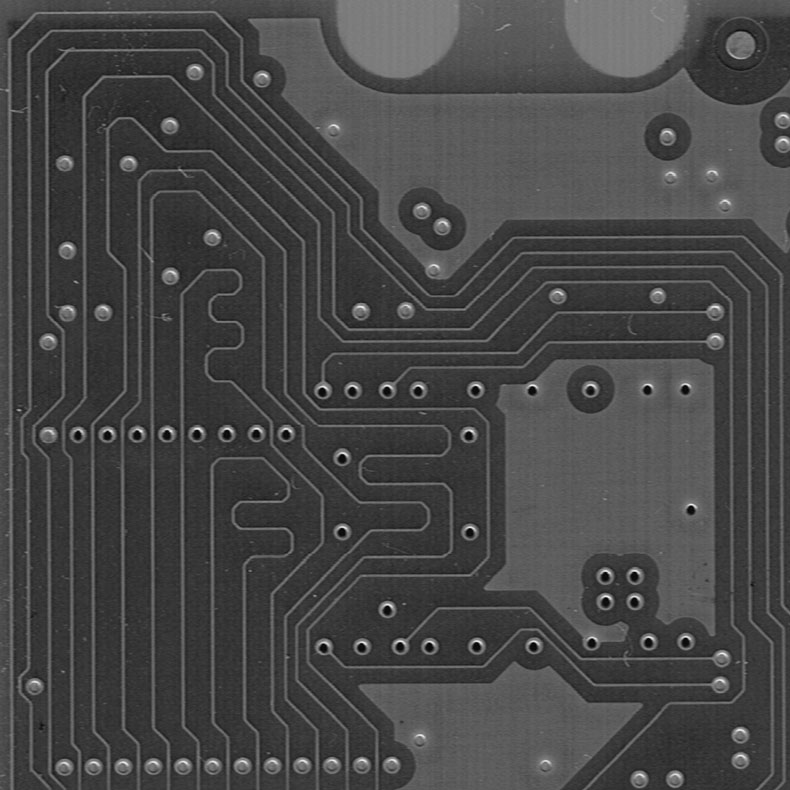
#> input picture Aulas/Aula 7.2/Image/pcbCropped.png, 790 x 790 px, found by its file name; the run also reads 1 picture not shown here
$ jupyter execute 'Aula 8.ipynb'
#> lines starting #> are read from the running program, lines starting #| are printed output that depends on the picture; pictures that were not available may be replaced by others from this repository, and a replacement may not be noted
# PDIE8 - Processamento Digital de Imagem

##### Repositorio dos Códigos feitos em aula da Disciplina

#### Feito por: Vinicius de Souza Santos
#### Lecionado por: Murilo Varges

## Aula 7.2 - 12/09 - Desafios Introdução PDI

### Atividades - Combining Images

* Objetivo: Implementar códigos que utilizam operações básicas combinando duas imagens.

    * Verificação de defeitos em placas: Basicamente realizando uma operação de subtração entre uma imagem de uma placa sem defeito com uma placa com defeito é possivel encontrar defeitos no processo de fabricação:

     * https://web.stanford.edu/class/ee368/Handouts/Lectures/Examples/3-Combining-Images/Defect_Detection/

* Detecção de movimento: A partir de um vídeo, ao realizar a subtração do fundo da cena sem nenhuma pessoa é possível detectar movimentos:

    * https://web.stanford.edu/class/ee368/Handouts/Lectures/Examples/3-Combining-Images/Background_Subtraction/

### Verificação de defeitos em placas: Basicamente realizando uma operação de subtração entre uma imagem de uma placa sem defeito com uma placa com defeito é possivel encontrar defeitos no processo de fabricação:

Importanto Bibliotecas

[cell 1]
import numpy as np
from PIL import Image
from matplotlib import pyplot as plt

Carregando as Imagens

[cell 2]
placa_ori = np.array(Image.open(r'\Meu Drive\Faculdade\Aula\2023.2\Processamento Digital de Imagem\Aulas\Aula 8\Image\pcbCropped.png'))
#> placa_ori is the input picture: shape (790, 790); min 0, max 248, mean 70.6
placa_def = np.array(Image.open(r'\Meu Drive\Faculdade\Aula\2023.2\Processamento Digital de Imagem\Aulas\Aula 8\Image\pcbCroppedTranslatedDefected.png'))
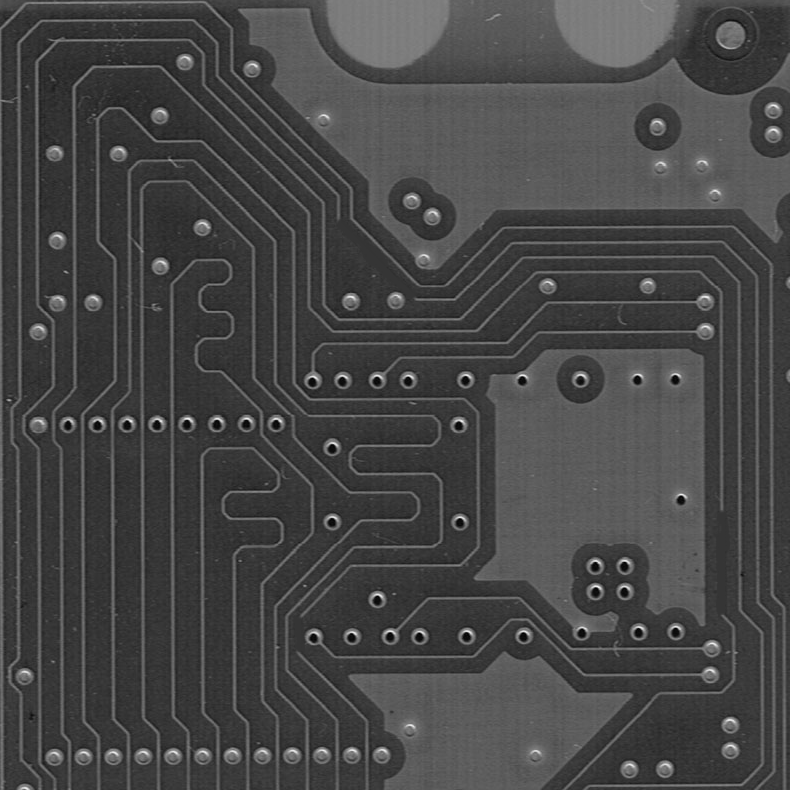
#> input picture Aulas/Aula 7.2/Image/pcbCroppedTranslatedDefected.png, 790 x 790 px, found by its file name
#> placa_def is the input picture: shape (790, 790); min 0, max 248, mean 70.1

[cell 3]
row = placa_ori.shape[1]
#> row = 790
col = placa_ori.shape[0]
#> col = 790
xShift = 10
yShift = 10
registImg = np.zeros(placa_ori.shape)
registImg[yShift + 1 : row, xShift + 1 : col] = placa_def[1 : row - yShift, 1 : col - xShift]
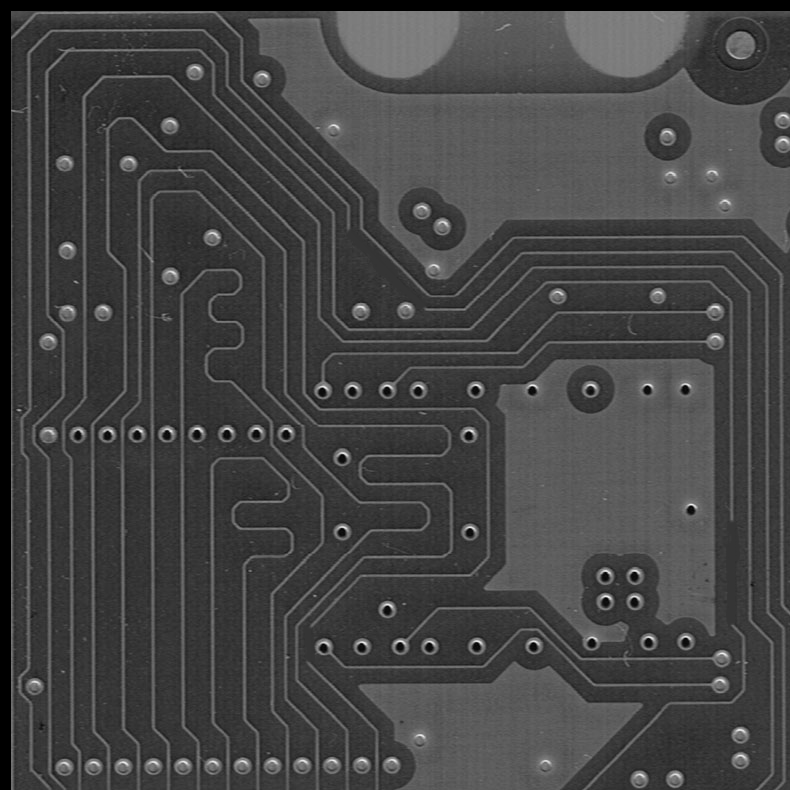
#> registImg: shape (790, 790) float64; min 0, max 248, mean 68.2

fig = plt.figure(figsize=(10, 5))
plt1 = plt.subplot(1, 4, 1)
plt2 = plt.subplot(1, 4, 2)
plt3 = plt.subplot(1, 4, 3)
plt4 = plt.subplot(1, 4, 4)
plt1.title.set_text("Original")
plt2.title.set_text('Defeito')
plt3.title.set_text('Sem translação')
plt4.title.set_text('Com translação')
plt1.imshow(placa_ori, cmap='gray')
plt2.imshow(placa_def, cmap='gray')
plt3.imshow((placa_ori - placa_def), cmap='gray')
plt4.imshow(placa_ori - registImg, cmap='gray')
plt.subplots_adjust(wspace=0.5)
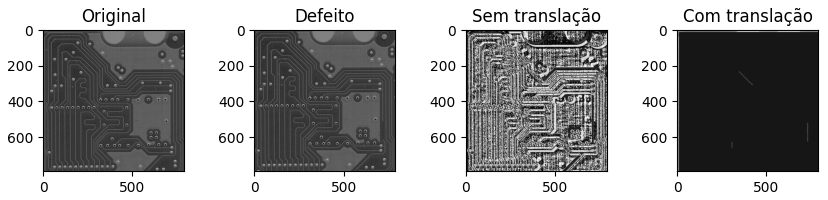
#> figure drawn by matplotlib, 4 panels

[cell 4]
import cv2
imgPcbOrigem = cv2.imread("/Meu Drive/Faculdade/Aula/2023.2/Processamento Digital de Imagem/Aulas/Aula 8/Image/pcb.png", cv2.IMREAD_GRAYSCALE)
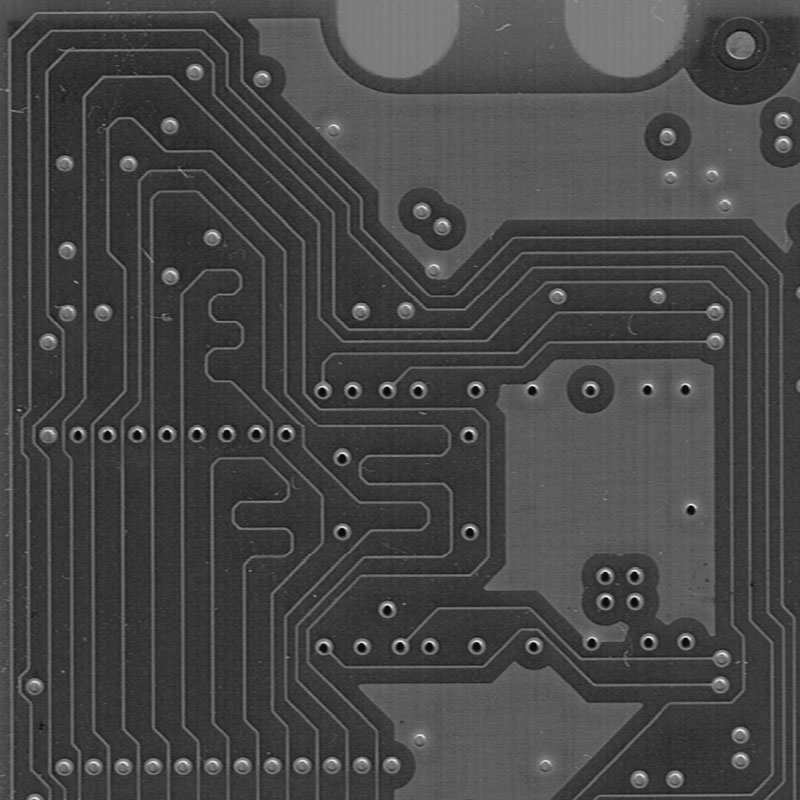
#> input picture Aulas/Aula 7.2/Image/pcb.png, 800 x 800 px, found by its file name
#> imgPcbOrigem is the input picture: shape (800, 800); min 0, max 248, mean 70.6
imgPcbDefeito = cv2.imread("/Meu Drive/Faculdade/Aula/2023.2/Processamento Digital de Imagem/Aulas/Aula 8/Image/pcbDefected.png", cv2.IMREAD_GRAYSCALE)

### Detecção de movimento: A partir de um vídeo, ao realizar a subtração do fundo da cena sem nenhuma pessoa é possível detectar movimentos:

Importando Bibliotecas

[cell 5]
import cv2
import numpy as np

Abrir o vídeo

[cell 6]
video_capture = cv2.VideoCapture('/Meu Drive/Faculdade/Aula/2023.2/Processamento Digital de Imagem/Aulas/Aula 8/Image/surveillance.mpg')

Configurar a gravação do vídeo de saída

[cell 7]
frame_width = int(video_capture.get(3))
frame_height = int(video_capture.get(4))
out = cv2.VideoWriter('/Meu Drive/Faculdade/Aula/2023.2/Processamento Digital de Imagem/Aulas/Aula 8/Image/Background_Subtraction.avi', cv2.VideoWriter_fourcc('M', 'J', 'P', 'G'), 30, (frame_width, frame_height))

Parâmetros para a subtração de fundo

[cell 8]
alpha = 0.95
theta = 0.1
background = None

[cell 9]
while True:
    ret, frame = video_capture.read()
    if not ret:
        break

    # Converter o frame para escala de cinza
    gray_frame = cv2.cvtColor(frame, cv2.COLOR_BGR2GRAY)
#> gray_frame: shape (240, 320); every value is 0

    if background is None:
        background = gray_frame.astype(float)
#> background: shape (240, 320) float64; every value is 0
        continue

    # Atualizar o modelo de fundo com suavização exponencial
    background = alpha * background + (1 - alpha) * gray_frame

    # Calcular a diferença entre o frame atual e o fundo
    diff_frame = np.abs(gray_frame - background)
    thresh_frame = (diff_frame > theta * 255).astype(np.uint8)

    # Gravar o frame de saída
    out.write(cv2.cvtColor(thresh_frame * 255, cv2.COLOR_GRAY2BGR))

    if cv2.waitKey(1) & 0xFF == ord('q'):
        break

# Liberar recursos
video_capture.release()
out.release()
cv2.destroyAllWindows()
